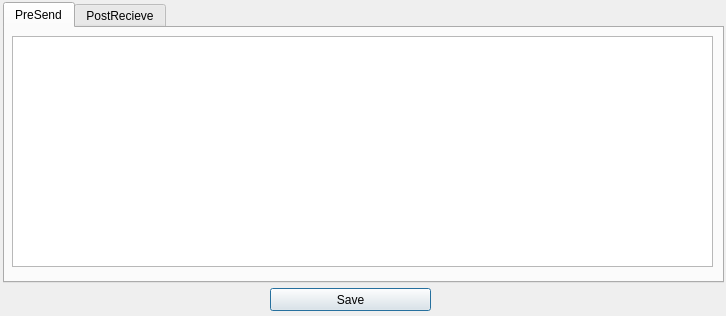
<?xml version="1.0" encoding="UTF-8"?>
<ui version="4.0">
 <class>DialogAOP</class>
 <widget class="QDialog" name="DialogAOP">
  <property name="geometry">
   <rect>
    <x>0</x>
    <y>0</y>
    <width>726</width>
    <height>316</height>
   </rect>
  </property>
  <property name="windowTitle">
   <string>Dialog</string>
  </property>
  <widget class="QPushButton" name="pushButtonSave">
   <property name="geometry">
    <rect>
     <x>270</x>
     <y>288</y>
     <width>161</width>
     <height>23</height>
    </rect>
   </property>
   <property name="text">
    <string>Save</string>
   </property>
  </widget>
  <widget class="QTabWidget" name="tabWidget">
   <property name="geometry">
    <rect>
     <x>3</x>
     <y>2</y>
     <width>721</width>
     <height>281</height>
    </rect>
   </property>
   <property name="currentIndex">
    <number>0</number>
   </property>
   <widget class="QWidget" name="tab">
    <attribute name="title">
     <string>PreSend</string>
    </attribute>
    <widget class="QTextEdit" name="textEditSend">
     <property name="geometry">
      <rect>
       <x>7</x>
       <y>8</y>
       <width>701</width>
       <height>231</height>
      </rect>
     </property>
    </widget>
   </widget>
   <widget class="QWidget" name="tab_2">
    <attribute name="title">
     <string>PostRecieve</string>
    </attribute>
    <widget class="QTextEdit" name="textEditRec">
     <property name="geometry">
      <rect>
       <x>7</x>
       <y>8</y>
       <width>701</width>
       <height>231</height>
      </rect>
     </property>
    </widget>
   </widget>
  </widget>
 </widget>
 <resources/>
 <connections/>
</ui>
